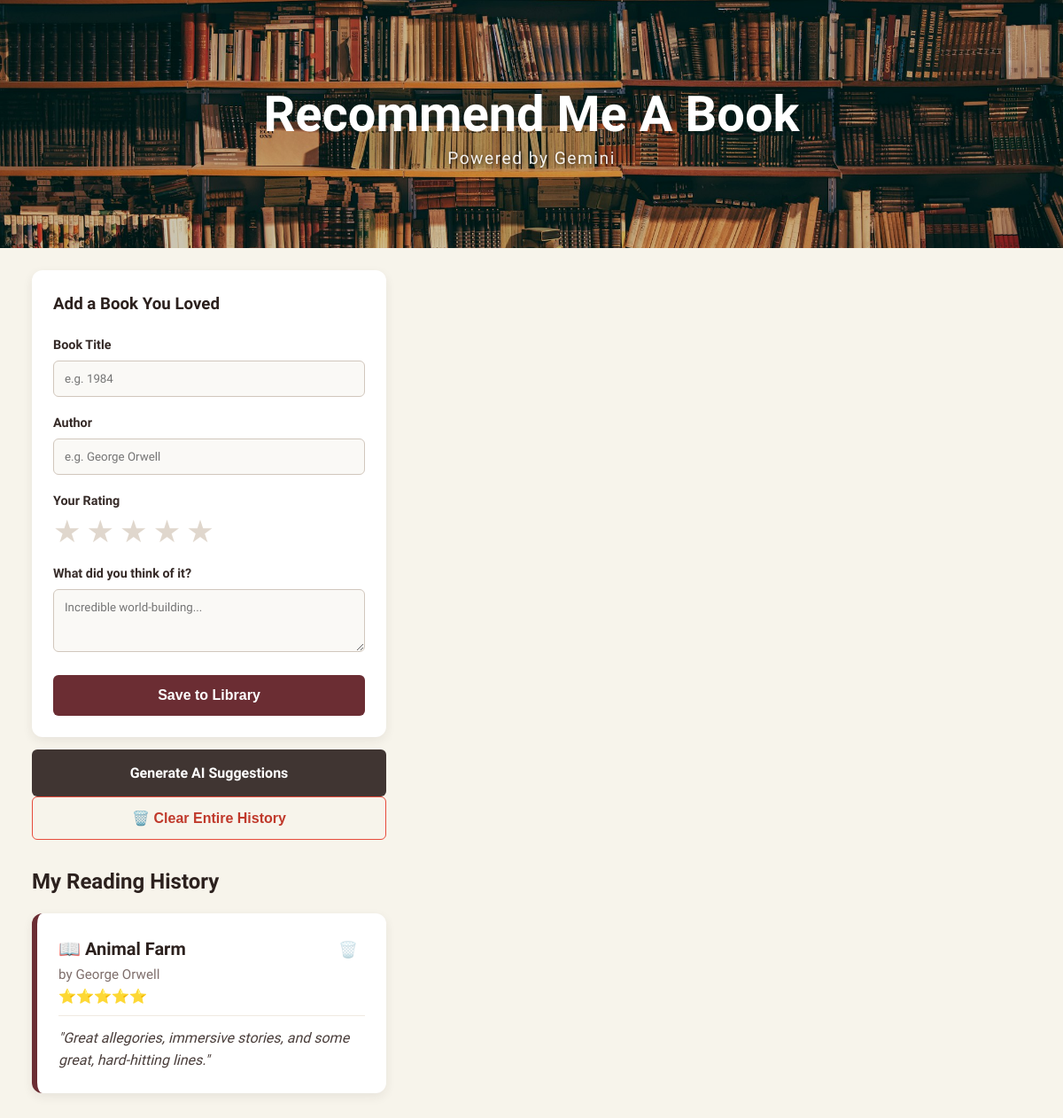
Before: / with the older database file.
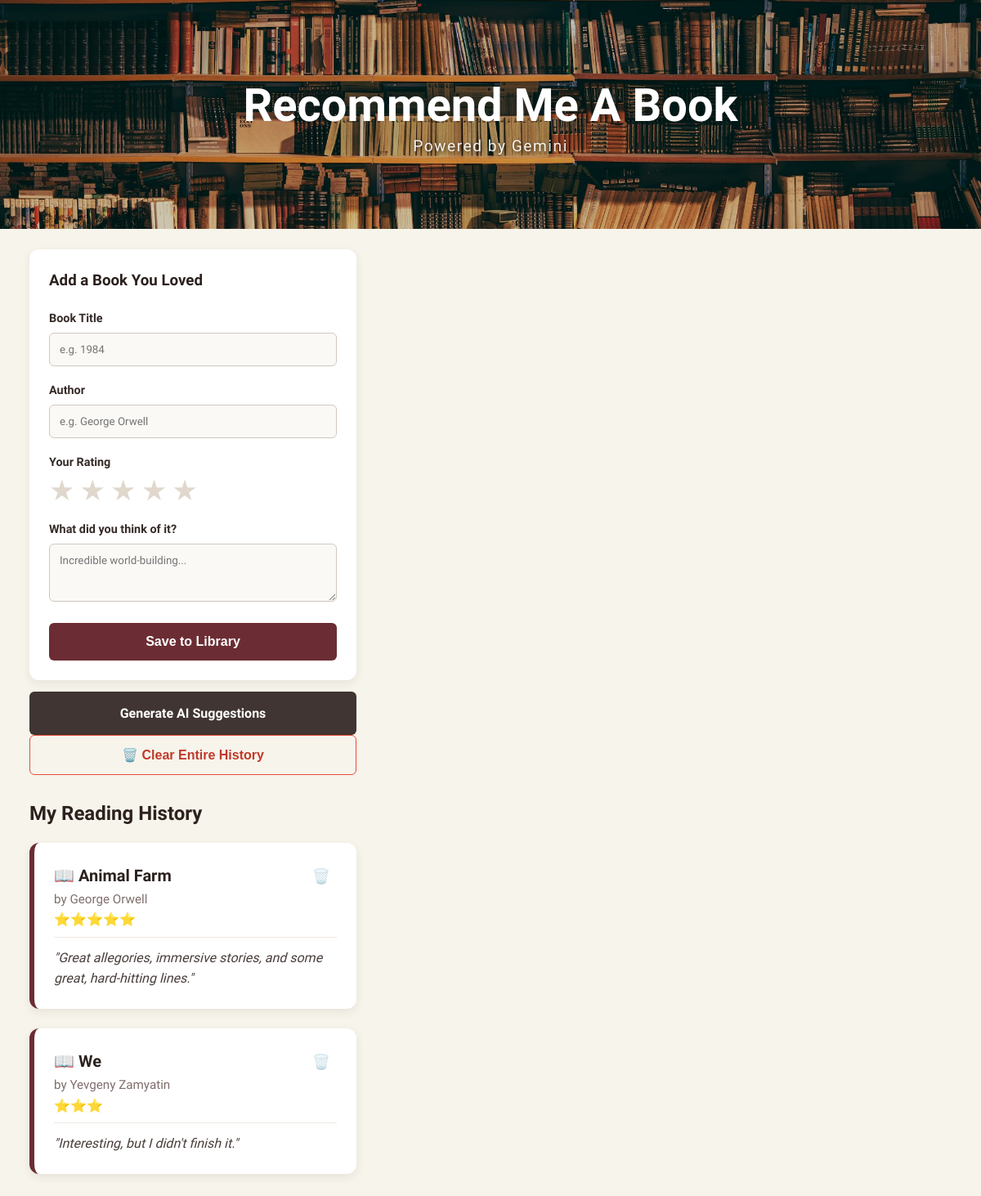
After: the same page with the newer database file.
### tables this page shows
CREATE TABLE books (
            id INTEGER PRIMARY KEY AUTOINCREMENT,
            title TEXT NOT NULL,
            author TEXT NOT NULL,
            notes TEXT NOT NULL,
            rating INTEGER NOT NULL DEFAULT 5
        );

### app.py (the view)
@app.route("/")
def home():
    conn = get_db_connection()
    all_books = conn.execute("SELECT * FROM books").fetchall()
    conn.close()
    return render_template("index.html", books=all_books, recommendations=None)

### app.py (called while the page is built)
def get_db_connection():
    conn = sqlite3.connect("books.db")
    conn.row_factory = sqlite3.Row
    return conn

### templates/index.html (shortened to what this page needs)
<!DOCTYPE html>
<html lang="en">
<head>
    <link rel="stylesheet" href="{{ url_for('static', filename='style.css') }}">
</head>
<body>
    <section class="hero-image">
        <h1 class="hero-text">Recommend Me A Book</h1>
        <h3 class="hero-subtext">Powered by Gemini</h3>
    </section>
    <div class="page-container">
        <aside class="sidebar">
            <div class="card form-container">
                <h3>Add a Book You Loved</h3>
                <form action="/add" method="POST">
                    <div class="form-group">
                        <label for="title">Book Title</label>
                        <input type="text" id="title" name="title" required placeholder="e.g. 1984">
                    </div>
                    <div class="form-group">
                        <label for="author">Author</label>
                        <input type="text" id="author" name="author" required placeholder="e.g. George Orwell">
                    </div>
                    <div class="form-group">
                        <label>Your Rating</label>
                        <div id="interactive-stars" class="star-rating">
                            <span class="interactive-star" data-value="1">★</span>
                            <span class="interactive-star" data-value="2">★</span>
                            <span class="interactive-star" data-value="3">★</span>
                            <span class="interactive-star" data-value="4">★</span>
                            <span class="interactive-star" data-value="5">★</span>
                        </div>
                    </div>
                    <div class="form-group">
                        <label for="notes">What did you think of it?</label>
                        <textarea id="notes" name="notes" rows="3" required placeholder="Incredible world-building..."></textarea>
                    </div>
                    <button type="submit" class="btn btn-primary">Save to Library</button>
                </form>
            </div>
            <a href="/recommend" class="btn btn-secondary">Generate AI Suggestions</a>
            {% if books %}
            <form action="/clear" method="POST" class="confirm-required" data-message="Are you sure you want to completely clear your history? This will delete all your entries permanently.">
                <button type="submit" class="btn btn-danger">🗑️ Clear Entire History</button>
            </form>
            {% endif %}
            <div class="history-section">
                <h2>My Reading History</h2>
                <div id="book-list">
                    {% for book in books %}
                        <div class="card book-card">
                            <div class="book-header">
                                <div>
                                    <h3>📖 {{ book['title'] }}</h3>
                                    <span class="book-author">by {{ book['author'] }}</span>
                                    <div class="star-display">
                                        {% for _ in range(book['rating']) %}⭐{% endfor %}
                                    </div>
                                </div>
                                <form action="/delete/{{ book['id'] }}" method="POST" class="confirm-required" data-message="Are you sure you want to delete '{{ book['title'] }}'?">
                                    <button type="submit" class="delete-icon-btn" title="Delete book">🗑️</button>
                                </form>
                            </div>
                            <p class="book-notes"><em>"{{ book['notes'] }}"</em></p>
                        </div>
                    {% else %}
                        <p class="empty-state">Your reading list is empty. Add your first book in the sidebar!</p>
                    {% endfor %}
                </div>
            </div>
        </aside>
        <main class="main-content">
        </main>
    </div>
</body>
</html>

### static/style.css (style rules this page uses)
body { font-family: 'Google Sans'; background-color: #F7F4EB; color: rgb(54, 43, 40); margin: 0; padding: 0; line-height: 1.6; }
h1, h2, h3 { color: rgb(44, 33, 30); margin-top: 0; }
.hero-image { background-image: url("images/libraryheader.jpg"); height: 280px; background-position: center; background-repeat: no-repeat; background-size: cover; display: flex; flex-direction: column; justify-content: center; align-items: center; box-shadow: inset 0 0 0 2000px rgba(0, 0, 0, 0.2); }
.hero-text { color: white; font-size: 3.5rem; font-weight: 700; text-align: center; margin: 0; }
.hero-subtext { color: #ffffff; font-size: 1.2rem; font-weight: 500; letter-spacing: 1.5px; margin-top: -10px; margin-bottom: 0; text-shadow: 1px 1px 5px rgba(0, 0, 0, 0.8); opacity: 0.9; }
.page-container { max-width: 1350px; width: 94%; margin: 0 auto; padding: 25px 0; display: grid; grid-template-columns: 400px 1fr; gap: 30px; }
.card { background: white; padding: 24px; border-radius: 12px; box-shadow: 0 4px 12px rgba(54, 43, 40, 0.08); margin-bottom: 24px; box-sizing: border-box; }
.form-group { margin-bottom: 18px; }
label { display: block; font-weight: 600; margin-bottom: 6px; font-size: 0.9rem; }
input[type="text"], textarea { width: 100%; padding: 12px; border: 1px solid #d1c7bd; border-radius: 6px; box-sizing: border-box; font-family: inherit; background-color: #faf9f6; transition: border-color 0.2s, box-shadow 0.2s; }
.btn { width: 100%; padding: 14px 20px; font-size: 16px; font-weight: 600; border-radius: 6px; cursor: pointer; border: none; display: block; text-align: center; text-decoration: none; box-sizing: border-box; transition: background-color 0.2s, transform 0.1s; }
.btn-primary { background-color: #6B2D33; color: white; }
.btn-secondary { background-color: rgb(64, 53, 50); color: white; margin-top: -10px; }
.book-card { border-left: 6px solid #6B2D33; }
.book-header { display: flex; justify-content: space-between; align-items: baseline; border-bottom: 1px solid #f0eae1; padding-bottom: 8px; margin-bottom: 12px; }
.book-header h3 { margin: 0; font-size: 1.25rem; }
.book-author { color: #7f6f6c; font-size: 0.95rem; font-weight: 500; }
.book-notes { margin: 0; color: #4a3e3b; }
.history-section h2, .sidebar-column h2 { margin-top: 28px; margin-bottom: 16px; }
.btn-danger { margin-bottom: 25px; }
.btn-danger { background-color: transparent; color: #c0392b; border: 1px solid #e74c3c; }
.delete-icon-btn { background: none; border: none; cursor: pointer; font-size: 1.1rem; padding: 4px 8px; border-radius: 4px; opacity: 0.4; transition: opacity 0.2s, background-color 0.2s; }
.star-rating { display: flex; gap: 6px; margin-top: 4px; }
.interactive-star { font-size: 2.2rem; color: #e0d7cd; cursor: pointer; transition: color 0.1s ease-in-out, transform 0.1s ease; user-select: none; line-height: 1; }

Changed rows visible on the page:
added books: title "We", author "Yevgeny Zamyatin", rating 3 (drawn), notes "Interesting, but I didn't finish it."
